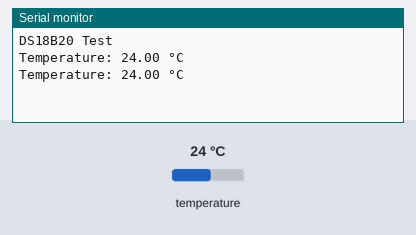
The sketch below on a simulated Arduino Uno, built with avr-gcc and run on an emulated ATmega328P. Shown: the last lines printed to the serial monitor. Inputs (shaded band) come from the test bench; at power-on: temperature 24 °C.

Above: at 3.3 s.
3.4 s: temperature set to 12 °C
At 5.5 s:
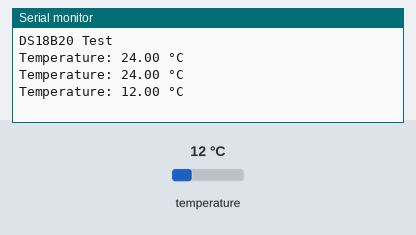
5.9 s: temperature set to 19 °C
At 6.9 s:
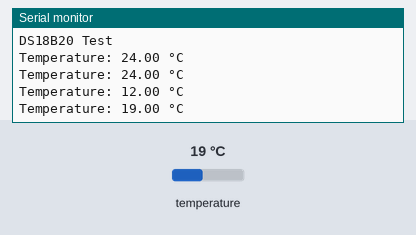
Timing chart, 0 to 8.9 s (numbered marks = the images above; inputs shaded):
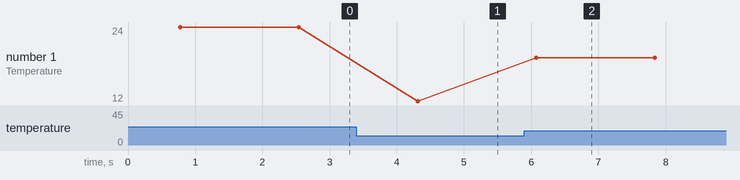

The sketch:

DS18B20___temp.ino
```cpp
#include <OneWire.h>
#include <DallasTemperature.h>

#define ONE_WIRE_BUS 4

OneWire oneWire(ONE_WIRE_BUS);
DallasTemperature sensors(&oneWire);

void setup() {
  Serial.begin(115200);
  sensors.begin();

  Serial.println("DS18B20 Test");
}

void loop() {
  sensors.requestTemperatures();

  float tempC = sensors.getTempCByIndex(0);

  if (tempC == DEVICE_DISCONNECTED_C) {
    Serial.println("ERROR: DS18B20 not detected!");
  } else {
    Serial.print("Temperature: ");
    Serial.print(tempC);
    Serial.println(" °C");
  }

  delay(1000);
}
```

Measured:
- after the input at 3.4 s, the serial monitor: prints a new line after 0.91 s (image 1)
- after the input at 5.9 s, the serial monitor: prints a new line after 0.17 s (image 2)
- plotted number 1: 24 → 12 after the input at 3.4 s, 12 → 19 after the input at 5.9 s
